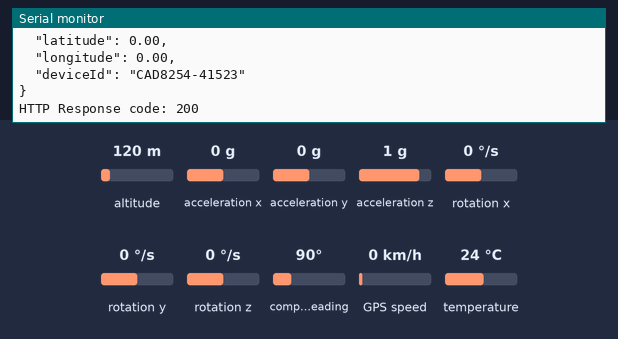
Simulated run of this sketch. Board: ESP8266 (NodeMCU). Parts: the last lines printed to the serial monitor. The inputs (shaded band) are chosen by the test bench; at power-on: acceleration x 0 g, acceleration y 0 g, acceleration z 1 g, rotation x 0 °/s, rotation y 0 °/s, altitude 120 m, rotation z 0 °/s, compass heading 90°, GPS speed 0 km/h, temperature 24 °C. WiFi joins after 1.5 s; servers stay silent unless stated; uploads are accepted with an empty reply; the GPS gets a fix after 3 s at 37.7749, -122.4194 with 8 satellites.

Above: at 2.7 s.
2.8 s: acceleration x set to -1.4 g
At 2.88 s:
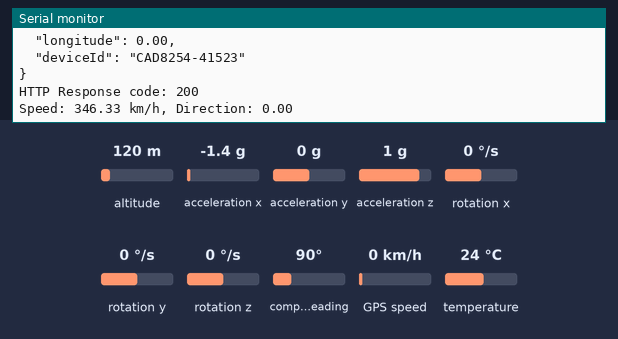
4.3 s: acceleration y set to -1.4 g
At 5.32 s:
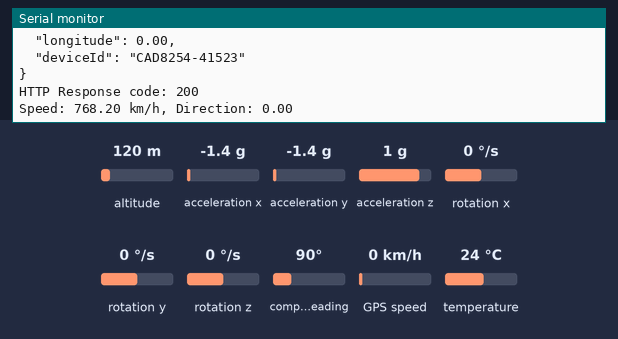
5.8 s: acceleration z set to -1.4 g
At 6.54 s:
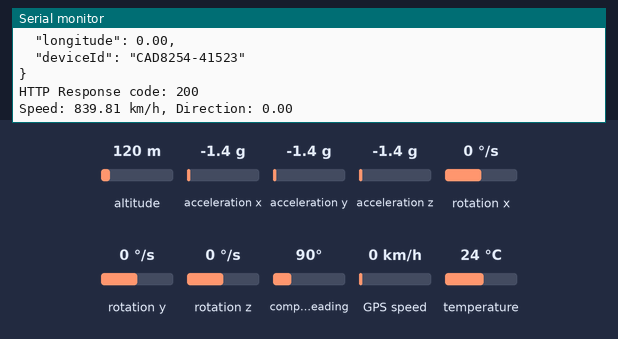
7.3 s: rotation x set to -192 °/s
At 7.77 s:
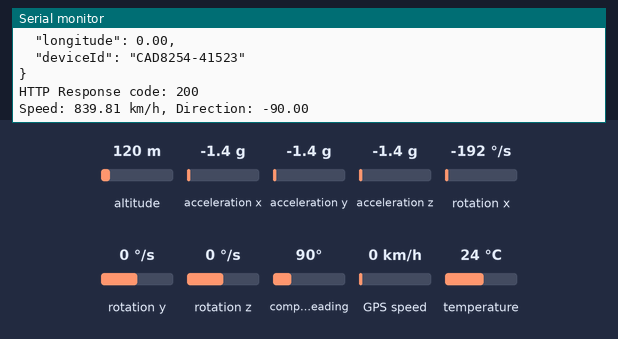
8.8 s: rotation y set to -192 °/s
At 8.99 s:
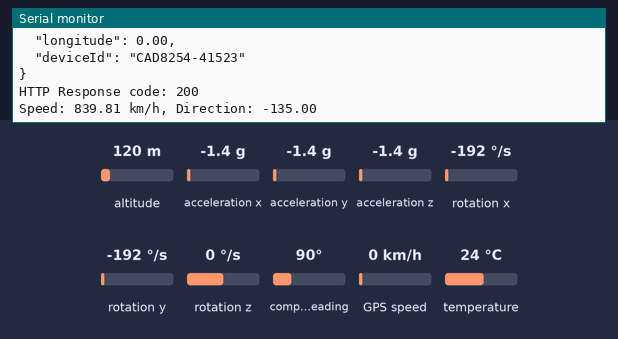
Timing chart, 0 to 11.3 s (numbered marks = the images above; inputs shaded):
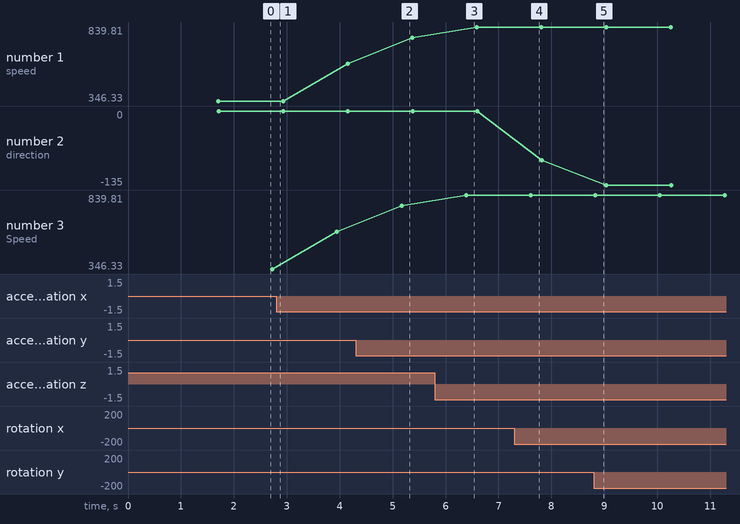

Measured:
- after the input at 4.3 s, the serial monitor: prints a new line after 0.87 s (image 2)
- after the input at 5.8 s, the serial monitor: prints a new line after 0.59 s (image 3)
- after the input at 7.3 s, the serial monitor: prints a new line after 0.31 s (image 4)
- after the input at 8.8 s, the serial monitor: prints a new line at once (image 5)
- plotted number 1: 346.33 → 595.85 after the input at 2.8 s, 595.85 → 768.2 after the input at 4.3 s, 768.2 → 839.81 after the input at 5.8 s
- plotted number 2: 0 → -90 after the input at 7.3 s, -90 → -135 after the input at 8.8 s
- plotted number 3: 346.33 → 595.85 after the input at 2.8 s, 595.85 → 768.2 after the input at 4.3 s, 768.2 → 839.81 after the input at 5.8 s

The sketch:

f1-ipc-mod.ino
```cpp
#include <Arduino.h>
#include <Wire.h>
#include <Adafruit_MPU6050.h>
#include <ESP8266WiFi.h>
#include <ESP8266HTTPClient.h>
#include <WiFiClientSecure.h>
#include <ArduinoJson.h>
#include <SoftwareSerial.h>
#include <TinyGPS++.h>

// object for MPU6050 sensor
Adafruit_MPU6050 mpu;
// I2C address of the MPU-6050
const int MPU_ADDR = 0x68;

// RX, TX for NEO-6M GPS module
SoftwareSerial gpsSerial(4, 5);
// object for TinyGPS++ library
TinyGPSPlus gps;

// cloud data transfer details
const char* ssid = "SSID";
const char* password = "PASSWORD";
String deviceId = "CAD8254-41523";
String apiPath = "https://f1-wizard-production.up.railway.app/api/v1/movement";

void setup() {
  // initialize Serial Monitor
  Serial.begin(115200);
  // initialize NEO-6M GPS module
  gpsSerial.begin(115200);
  // initialize I2C communication for MPU6050
  Wire.begin(0, 2);
  while (!Serial) {
    delay(10);
  }

  // initialize the MPU6050 sensor
  if (!mpu.begin(MPU_ADDR)) {
    Serial.println("Failed to find MPU6050 chip");
    while (1) {
      delay(10);
    }
  }

  // initialize network details
  WiFi.begin(ssid, password);
  Serial.println("");
  Serial.print("Wi-Fi Connecting");
  while (WiFi.status() != WL_CONNECTED) {
    delay(500);
    Serial.print(".");
  }
  Serial.println("");
  Serial.print("Connected to ");
  Serial.println(ssid);
  Serial.print("IP address: ");
  Serial.println(WiFi.localIP());
  Serial.println("");
  Serial.print("GPS Connecting");
  while (gpsSerial.available() <= 0) {
    delay(500);
    Serial.print(".");
  }
  Serial.print("Connected to GPS Satelite");
}

void loop() {
  // read the acceleration values and rotation values from the sensor
  sensors_event_t accel, gyro, temp;
  mpu.getEvent(&accel, &gyro, &temp);

  // calculate the total acceleration vector
  float totalAccel = sqrt(pow(accel.acceleration.x, 2) + pow(accel.acceleration.y, 2) + pow(accel.acceleration.z, 2));

  // convert the acceleration values to m/s²
  float accelMS2 = totalAccel * 9.81;

  // Integrate the acceleration values over time to get the speed in m/s
  float speedMS = accelMS2 * 1; // assuming a 1s sampling interval

  // convert the speed values to km/h
  float speedKMH = speedMS * 3.6;

  // calculate the direction using the arctangent function
  float direction = atan2(gyro.gyro.x, gyro.gyro.y) * 180 / PI;

  // GPS data
  float longitude = 0;
  float latitude = 0;
  if (gps.encode(gpsSerial.read())) {
    latitude = gps.location.lat();
    longitude = gps.location.lng();
  }

  Serial.print("Speed: ");
  Serial.print(speedKMH);
  Serial.print(" km/h, Direction: ");
  Serial.println(direction);

  // send data to cloud using wifi
  if (WiFi.status() == WL_CONNECTED) {
    WiFiClientSecure client;
    client.setInsecure();

    HTTPClient http;

    String httpRequestData = "{\n\t\"accelerationX\": " + String(accel.acceleration.x) + ",\n\t\"accelerationY\": " + accel.acceleration.y + ",\n\t\"accelerationZ\": " + accel.acceleration.z + ",\n\t\"speed\": " + speedKMH + ",\n\t\"rotationX\": " + gyro.gyro.x + ",\n\t\"rotationY\": " + gyro.gyro.y + ",\n\t\"rotationZ\": " + gyro.gyro.z + ",\n\t\"direction\": \"" + String(direction) + "\",\n\t\"latitude\": " + latitude + ",\n\t\"longitude\": " + longitude + ",\n\t\"deviceId\": \"" + deviceId + "\"\n}";
    http.addHeader("Content-Type", "application/json");

    if (http.begin(client, apiPath)) {
      int httpResponseCode = http.POST(httpRequestData);
      Serial.println(httpRequestData);

      Serial.print("HTTP Response code: ");
      Serial.println(httpResponseCode);
    }

    // Free resources
    http.end();
  }

  // 1s time interval
  delay(1000);
}
```
